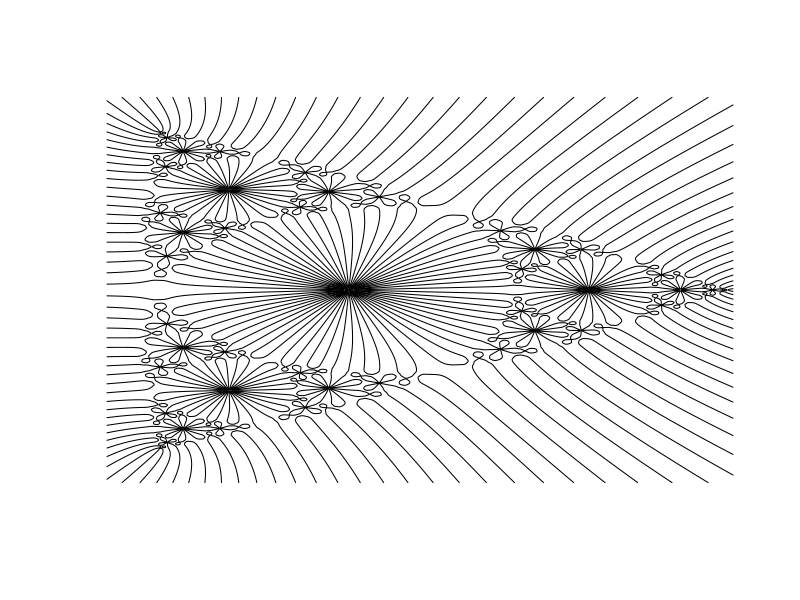
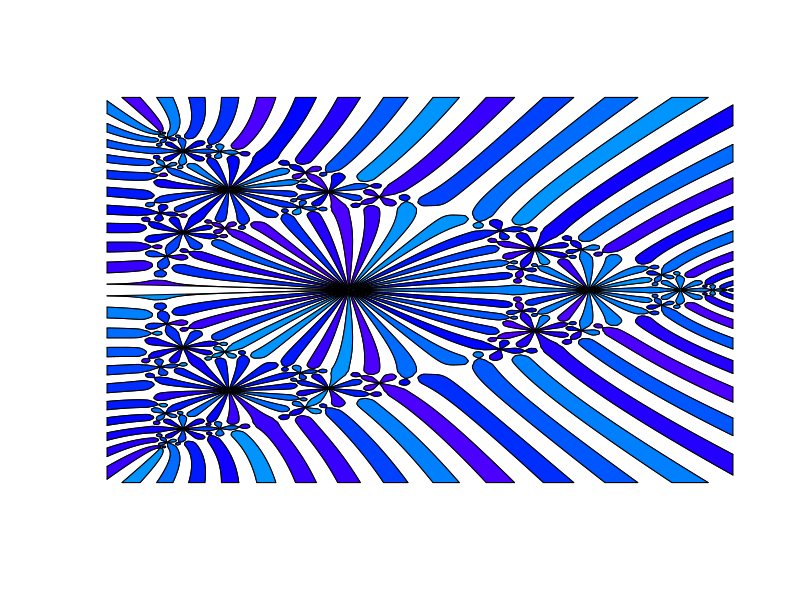
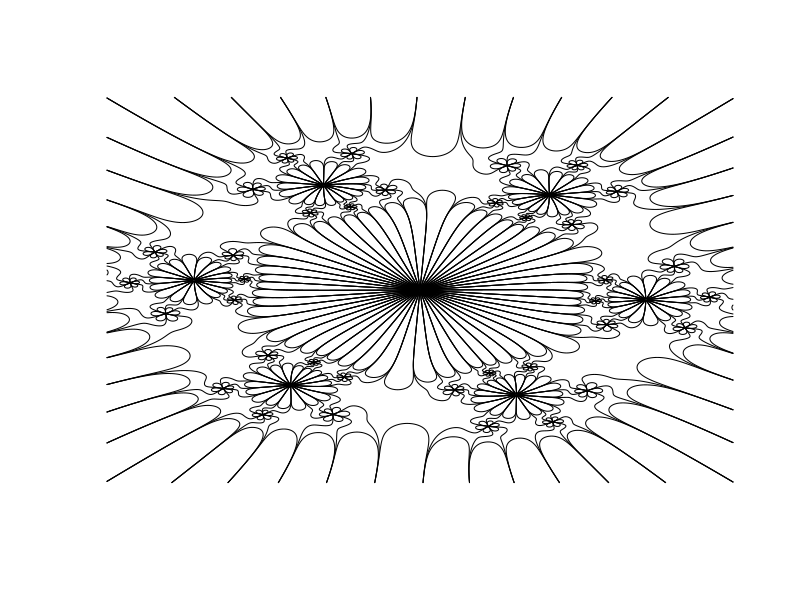

These figures' R source, in order:
# Complex coloring and contour levels
# https://www.r-bloggers.com/complex-coloring-and-contour-levels/

rm(list=ls())

fz <- function(z) z^2-0.6/z
fz6 <-function(z) fz(fz(fz(fz(fz(fz(z))))))
f6 <- function(x,y) fz6(x+1i*y)
x <- seq(-0.85,1.35,len=1001)
y <- seq(-1.4,1.4,len=1001)
m <- outer(x,y,f6) # this is a matrix of complex numbers
contour(x,y,Re(m),levels=c(0),drawlabels=F,axes=F) 
# Re(m) takes the real parts

cl <- contourLines(x,y,Re(m),levels=0)
pal <- topo.colors(48)
contour(x,y,Re(m),levels=c(0),drawlabels=F,axes=F)
for(i in 1:length(cl)) polygon(cl[[i]]$x,cl[[i]]$y,col=pal[i %% 12+1])

fz <- function(z) z^3+(-0.2+0.11*1i)/z^3
fz3 <-function(z) fz(fz(fz(z)))
f3 <- function(x,y) fz3(x+1i*y)
x <- seq(-1.08,1.08,len=1001)
y <- seq(-1.3,1.3,len=1001)
m <- outer(x,y,f3) # this is a matrix of complex numbers
contour(x,y,Re(m),levels=c(-2,0,2),drawlabels=F,axes=F) 
# Re(m) takes the real parts

